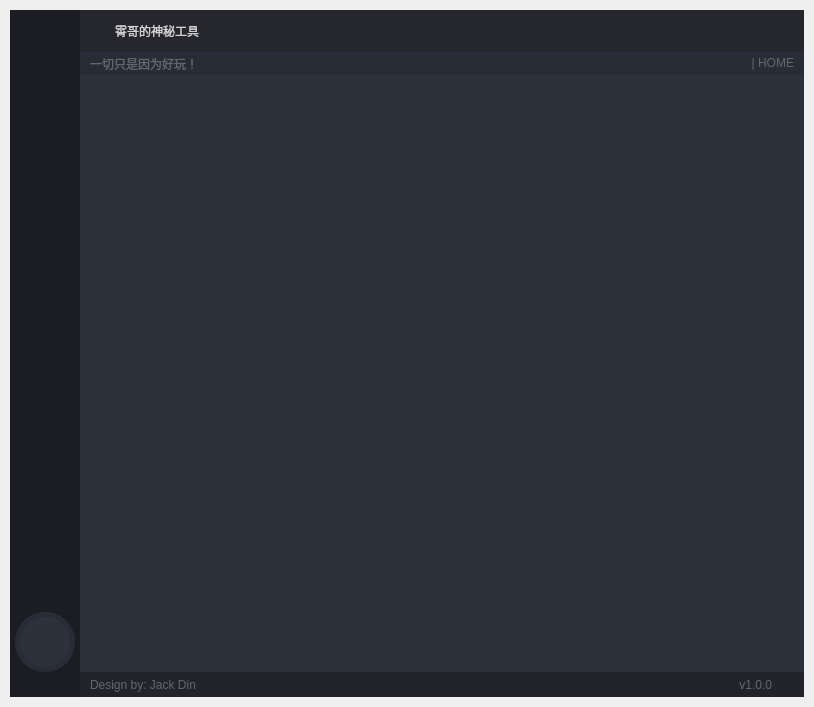
<?xml version="1.0" encoding="UTF-8"?>
<ui version="4.0">
 <class>MainWindow</class>
 <widget class="QMainWindow" name="MainWindow">
  <property name="geometry">
   <rect>
    <x>0</x>
    <y>0</y>
    <width>814</width>
    <height>707</height>
   </rect>
  </property>
  <property name="windowTitle">
   <string>霄哥的神秘工具</string>
  </property>
  <property name="windowIcon">
   <iconset resource="dx_rc.qrc">
    <normaloff>:/images/images/me.png</normaloff>:/images/images/me.png</iconset>
  </property>
  <widget class="QWidget" name="centralwidget">
   <property name="styleSheet">
    <string notr="true">background: transparent;
color: rgb(210, 210, 210);</string>
   </property>
   <layout class="QVBoxLayout" name="verticalLayout_5">
    <property name="spacing">
     <number>0</number>
    </property>
    <property name="leftMargin">
     <number>10</number>
    </property>
    <property name="topMargin">
     <number>10</number>
    </property>
    <property name="rightMargin">
     <number>10</number>
    </property>
    <property name="bottomMargin">
     <number>10</number>
    </property>
    <item>
     <widget class="QFrame" name="frame_main">
      <property name="frameShape">
       <enum>QFrame::NoFrame</enum>
      </property>
      <property name="frameShadow">
       <enum>QFrame::Raised</enum>
      </property>
      <layout class="QVBoxLayout" name="verticalLayout_2">
       <property name="spacing">
        <number>0</number>
       </property>
       <property name="leftMargin">
        <number>0</number>
       </property>
       <property name="topMargin">
        <number>0</number>
       </property>
       <property name="rightMargin">
        <number>0</number>
       </property>
       <property name="bottomMargin">
        <number>0</number>
       </property>
       <item>
        <widget class="QFrame" name="frame_top">
         <property name="minimumSize">
          <size>
           <width>0</width>
           <height>65</height>
          </size>
         </property>
         <property name="maximumSize">
          <size>
           <width>16777215</width>
           <height>65</height>
          </size>
         </property>
         <property name="styleSheet">
          <string notr="true">background-color: transparent;</string>
         </property>
         <property name="frameShape">
          <enum>QFrame::NoFrame</enum>
         </property>
         <property name="frameShadow">
          <enum>QFrame::Raised</enum>
         </property>
         <layout class="QHBoxLayout" name="horizontalLayout_3">
          <property name="spacing">
           <number>0</number>
          </property>
          <property name="leftMargin">
           <number>0</number>
          </property>
          <property name="topMargin">
           <number>0</number>
          </property>
          <property name="rightMargin">
           <number>0</number>
          </property>
          <property name="bottomMargin">
           <number>0</number>
          </property>
          <item>
           <widget class="QFrame" name="frame_toggle">
            <property name="maximumSize">
             <size>
              <width>70</width>
              <height>16777215</height>
             </size>
            </property>
            <property name="styleSheet">
             <string notr="true">background-color: rgb(27, 29, 35);</string>
            </property>
            <property name="frameShape">
             <enum>QFrame::NoFrame</enum>
            </property>
            <property name="frameShadow">
             <enum>QFrame::Raised</enum>
            </property>
            <layout class="QVBoxLayout" name="verticalLayout_3">
             <property name="spacing">
              <number>0</number>
             </property>
             <property name="leftMargin">
              <number>0</number>
             </property>
             <property name="topMargin">
              <number>0</number>
             </property>
             <property name="rightMargin">
              <number>0</number>
             </property>
             <property name="bottomMargin">
              <number>0</number>
             </property>
             <item>
              <widget class="QPushButton" name="btn_toggle_menu">
               <property name="sizePolicy">
                <sizepolicy hsizetype="Expanding" vsizetype="Expanding">
                 <horstretch>0</horstretch>
                 <verstretch>0</verstretch>
                </sizepolicy>
               </property>
               <property name="styleSheet">
                <string notr="true">QPushButton {
	background-image: url(:/images_icons_20/images/icons/20x20/cil-menu.png);
	background-position: center;
	background-repeat: no-reperat;
	border: none;
	background-color: rgb(27, 29, 35);
}
QPushButton:hover {
	background-color: rgb(33, 37, 43);
}
QPushButton:pressed {	
	background-color: rgb(85, 170, 255);
}</string>
               </property>
               <property name="text">
                <string/>
               </property>
              </widget>
             </item>
            </layout>
           </widget>
          </item>
          <item>
           <widget class="QFrame" name="frame_top_right">
            <property name="styleSheet">
             <string notr="true">background: transparent;</string>
            </property>
            <property name="frameShape">
             <enum>QFrame::NoFrame</enum>
            </property>
            <property name="frameShadow">
             <enum>QFrame::Raised</enum>
            </property>
            <layout class="QVBoxLayout" name="verticalLayout">
             <property name="spacing">
              <number>0</number>
             </property>
             <property name="leftMargin">
              <number>0</number>
             </property>
             <property name="topMargin">
              <number>0</number>
             </property>
             <property name="rightMargin">
              <number>0</number>
             </property>
             <property name="bottomMargin">
              <number>0</number>
             </property>
             <item>
              <widget class="QFrame" name="frame_top_btns">
               <property name="maximumSize">
                <size>
                 <width>16777215</width>
                 <height>42</height>
                </size>
               </property>
               <property name="styleSheet">
                <string notr="true">background-color: rgba(27, 29, 35, 200)</string>
               </property>
               <property name="frameShape">
                <enum>QFrame::NoFrame</enum>
               </property>
               <property name="frameShadow">
                <enum>QFrame::Raised</enum>
               </property>
               <layout class="QHBoxLayout" name="horizontalLayout_4">
                <property name="spacing">
                 <number>0</number>
                </property>
                <property name="leftMargin">
                 <number>0</number>
                </property>
                <property name="topMargin">
                 <number>0</number>
                </property>
                <property name="rightMargin">
                 <number>0</number>
                </property>
                <property name="bottomMargin">
                 <number>0</number>
                </property>
                <item>
                 <widget class="QFrame" name="frame_label_top_btns">
                  <property name="sizePolicy">
                   <sizepolicy hsizetype="Expanding" vsizetype="Preferred">
                    <horstretch>0</horstretch>
                    <verstretch>0</verstretch>
                   </sizepolicy>
                  </property>
                  <property name="frameShape">
                   <enum>QFrame::NoFrame</enum>
                  </property>
                  <property name="frameShadow">
                   <enum>QFrame::Raised</enum>
                  </property>
                  <layout class="QHBoxLayout" name="horizontalLayout_6">
                   <property name="spacing">
                    <number>0</number>
                   </property>
                   <property name="leftMargin">
                    <number>5</number>
                   </property>
                   <property name="topMargin">
                    <number>0</number>
                   </property>
                   <property name="rightMargin">
                    <number>10</number>
                   </property>
                   <property name="bottomMargin">
                    <number>0</number>
                   </property>
                   <item>
                    <widget class="QFrame" name="frame">
                     <property name="maximumSize">
                      <size>
                       <width>30</width>
                       <height>30</height>
                      </size>
                     </property>
                     <property name="styleSheet">
                      <string notr="true">background: transparent;
background-image: url(:/images_icons_20/images/icons/20x20/cil-3d.png);
background-position: center;
background-repeat: no-repeat;</string>
                     </property>
                     <property name="frameShape">
                      <enum>QFrame::StyledPanel</enum>
                     </property>
                     <property name="frameShadow">
                      <enum>QFrame::Raised</enum>
                     </property>
                    </widget>
                   </item>
                   <item>
                    <widget class="QLabel" name="label">
                     <property name="styleSheet">
                      <string notr="true">background: transparent;</string>
                     </property>
                     <property name="text">
                      <string>霄哥的神秘工具</string>
                     </property>
                    </widget>
                   </item>
                  </layout>
                 </widget>
                </item>
                <item>
                 <widget class="QFrame" name="frame_btns_right">
                  <property name="sizePolicy">
                   <sizepolicy hsizetype="Expanding" vsizetype="Preferred">
                    <horstretch>0</horstretch>
                    <verstretch>0</verstretch>
                   </sizepolicy>
                  </property>
                  <property name="maximumSize">
                   <size>
                    <width>120</width>
                    <height>16777215</height>
                   </size>
                  </property>
                  <property name="frameShape">
                   <enum>QFrame::NoFrame</enum>
                  </property>
                  <property name="frameShadow">
                   <enum>QFrame::Raised</enum>
                  </property>
                  <layout class="QHBoxLayout" name="horizontalLayout_5">
                   <property name="spacing">
                    <number>0</number>
                   </property>
                   <property name="leftMargin">
                    <number>0</number>
                   </property>
                   <property name="topMargin">
                    <number>0</number>
                   </property>
                   <property name="rightMargin">
                    <number>0</number>
                   </property>
                   <property name="bottomMargin">
                    <number>0</number>
                   </property>
                   <item>
                    <widget class="QPushButton" name="btn_minimize">
                     <property name="sizePolicy">
                      <sizepolicy hsizetype="Minimum" vsizetype="Expanding">
                       <horstretch>0</horstretch>
                       <verstretch>0</verstretch>
                      </sizepolicy>
                     </property>
                     <property name="minimumSize">
                      <size>
                       <width>40</width>
                       <height>0</height>
                      </size>
                     </property>
                     <property name="maximumSize">
                      <size>
                       <width>40</width>
                       <height>16777215</height>
                      </size>
                     </property>
                     <property name="styleSheet">
                      <string notr="true">QPushButton {	
	border: none;
	background-color: transparent;
}
QPushButton:hover {
	background-color: rgb(52, 59, 72);
}
QPushButton:pressed {	
	background-color: rgb(85, 170, 255);
}</string>
                     </property>
                     <property name="text">
                      <string/>
                     </property>
                     <property name="icon">
                      <iconset resource="dx_rc.qrc">
                       <normaloff>:/images_icons_20/images/icons/20x20/cil-minus.png</normaloff>:/images_icons_20/images/icons/20x20/cil-minus.png</iconset>
                     </property>
                    </widget>
                   </item>
                   <item>
                    <widget class="QPushButton" name="btn_maximize_restore">
                     <property name="sizePolicy">
                      <sizepolicy hsizetype="Minimum" vsizetype="Expanding">
                       <horstretch>0</horstretch>
                       <verstretch>0</verstretch>
                      </sizepolicy>
                     </property>
                     <property name="minimumSize">
                      <size>
                       <width>40</width>
                       <height>0</height>
                      </size>
                     </property>
                     <property name="maximumSize">
                      <size>
                       <width>40</width>
                       <height>16777215</height>
                      </size>
                     </property>
                     <property name="styleSheet">
                      <string notr="true">QPushButton {	
	border: none;
	background-color: transparent;
}
QPushButton:hover {
	background-color: rgb(52, 59, 72);
}
QPushButton:pressed {	
	background-color: rgb(85, 170, 255);
}</string>
                     </property>
                     <property name="text">
                      <string/>
                     </property>
                     <property name="icon">
                      <iconset resource="dx_rc.qrc">
                       <normaloff>:/images_icons_20/images/icons/20x20/cil-window-maximize.png</normaloff>:/images_icons_20/images/icons/20x20/cil-window-maximize.png</iconset>
                     </property>
                    </widget>
                   </item>
                   <item>
                    <widget class="QPushButton" name="btn_close">
                     <property name="sizePolicy">
                      <sizepolicy hsizetype="Minimum" vsizetype="Expanding">
                       <horstretch>0</horstretch>
                       <verstretch>0</verstretch>
                      </sizepolicy>
                     </property>
                     <property name="minimumSize">
                      <size>
                       <width>40</width>
                       <height>0</height>
                      </size>
                     </property>
                     <property name="maximumSize">
                      <size>
                       <width>40</width>
                       <height>16777215</height>
                      </size>
                     </property>
                     <property name="styleSheet">
                      <string notr="true">QPushButton {	
	border: none;
	background-color: transparent;
}
QPushButton:hover {
	background-color: rgb(52, 59, 72);
}
QPushButton:pressed {	
	background-color: rgb(85, 170, 255);
}</string>
                     </property>
                     <property name="text">
                      <string/>
                     </property>
                     <property name="icon">
                      <iconset resource="dx_rc.qrc">
                       <normaloff>:/images_icons_20/images/icons/20x20/cil-x.png</normaloff>:/images_icons_20/images/icons/20x20/cil-x.png</iconset>
                     </property>
                    </widget>
                   </item>
                  </layout>
                 </widget>
                </item>
               </layout>
              </widget>
             </item>
             <item>
              <widget class="QFrame" name="frame_top_info">
               <property name="maximumSize">
                <size>
                 <width>16777215</width>
                 <height>65</height>
                </size>
               </property>
               <property name="styleSheet">
                <string notr="true">background-color: rgb(39, 44, 54);</string>
               </property>
               <property name="frameShape">
                <enum>QFrame::NoFrame</enum>
               </property>
               <property name="frameShadow">
                <enum>QFrame::Raised</enum>
               </property>
               <layout class="QHBoxLayout" name="horizontalLayout">
                <property name="spacing">
                 <number>0</number>
                </property>
                <property name="leftMargin">
                 <number>10</number>
                </property>
                <property name="topMargin">
                 <number>0</number>
                </property>
                <property name="rightMargin">
                 <number>10</number>
                </property>
                <property name="bottomMargin">
                 <number>0</number>
                </property>
                <item>
                 <widget class="QLabel" name="label_top_info_1">
                  <property name="maximumSize">
                   <size>
                    <width>16777215</width>
                    <height>15</height>
                   </size>
                  </property>
                  <property name="styleSheet">
                   <string notr="true">color: rgb(98, 103, 111); </string>
                  </property>
                  <property name="text">
                   <string>一切只是因为好玩！</string>
                  </property>
                 </widget>
                </item>
                <item>
                 <widget class="QLabel" name="label_top_info_2">
                  <property name="maximumSize">
                   <size>
                    <width>250</width>
                    <height>20</height>
                   </size>
                  </property>
                  <property name="styleSheet">
                   <string notr="true">color: rgb(98, 103, 111);</string>
                  </property>
                  <property name="text">
                   <string>| HOME</string>
                  </property>
                  <property name="alignment">
                   <set>Qt::AlignRight|Qt::AlignTrailing|Qt::AlignVCenter</set>
                  </property>
                 </widget>
                </item>
               </layout>
              </widget>
             </item>
            </layout>
           </widget>
          </item>
         </layout>
        </widget>
       </item>
       <item>
        <widget class="QFrame" name="frame_center">
         <property name="sizePolicy">
          <sizepolicy hsizetype="Expanding" vsizetype="Expanding">
           <horstretch>0</horstretch>
           <verstretch>0</verstretch>
          </sizepolicy>
         </property>
         <property name="styleSheet">
          <string notr="true">background-color: rgb(40, 44, 52);</string>
         </property>
         <property name="frameShape">
          <enum>QFrame::NoFrame</enum>
         </property>
         <property name="frameShadow">
          <enum>QFrame::Raised</enum>
         </property>
         <layout class="QHBoxLayout" name="horizontalLayout_2">
          <property name="spacing">
           <number>0</number>
          </property>
          <property name="leftMargin">
           <number>0</number>
          </property>
          <property name="topMargin">
           <number>0</number>
          </property>
          <property name="rightMargin">
           <number>0</number>
          </property>
          <property name="bottomMargin">
           <number>0</number>
          </property>
          <item>
           <widget class="QFrame" name="frame_left_menu">
            <property name="minimumSize">
             <size>
              <width>70</width>
              <height>0</height>
             </size>
            </property>
            <property name="maximumSize">
             <size>
              <width>70</width>
              <height>16777215</height>
             </size>
            </property>
            <property name="styleSheet">
             <string notr="true">background-color: rgb(27, 29, 35);</string>
            </property>
            <property name="frameShape">
             <enum>QFrame::NoFrame</enum>
            </property>
            <property name="frameShadow">
             <enum>QFrame::Raised</enum>
            </property>
            <layout class="QVBoxLayout" name="verticalLayout_4" stretch="0,0">
             <property name="spacing">
              <number>1</number>
             </property>
             <property name="leftMargin">
              <number>0</number>
             </property>
             <property name="topMargin">
              <number>0</number>
             </property>
             <property name="rightMargin">
              <number>0</number>
             </property>
             <property name="bottomMargin">
              <number>0</number>
             </property>
             <item>
              <widget class="QFrame" name="frame_menus">
               <property name="frameShape">
                <enum>QFrame::NoFrame</enum>
               </property>
               <property name="frameShadow">
                <enum>QFrame::Raised</enum>
               </property>
               <layout class="QVBoxLayout" name="verticalLayout_8">
                <property name="spacing">
                 <number>0</number>
                </property>
                <property name="leftMargin">
                 <number>0</number>
                </property>
                <property name="topMargin">
                 <number>0</number>
                </property>
                <property name="rightMargin">
                 <number>0</number>
                </property>
                <property name="bottomMargin">
                 <number>0</number>
                </property>
               </layout>
              </widget>
             </item>
             <item>
              <widget class="QFrame" name="frame_extra_menus">
               <property name="maximumSize">
                <size>
                 <width>16777215</width>
                 <height>85</height>
                </size>
               </property>
               <property name="frameShape">
                <enum>QFrame::NoFrame</enum>
               </property>
               <property name="frameShadow">
                <enum>QFrame::Raised</enum>
               </property>
               <layout class="QHBoxLayout" name="horizontalLayout_9">
                <property name="spacing">
                 <number>10</number>
                </property>
                <property name="leftMargin">
                 <number>0</number>
                </property>
                <property name="topMargin">
                 <number>0</number>
                </property>
                <property name="rightMargin">
                 <number>0</number>
                </property>
                <property name="bottomMargin">
                 <number>25</number>
                </property>
                <item>
                 <widget class="QLabel" name="label_user_icon">
                  <property name="sizePolicy">
                   <sizepolicy hsizetype="Maximum" vsizetype="Maximum">
                    <horstretch>0</horstretch>
                    <verstretch>0</verstretch>
                   </sizepolicy>
                  </property>
                  <property name="minimumSize">
                   <size>
                    <width>60</width>
                    <height>60</height>
                   </size>
                  </property>
                  <property name="maximumSize">
                   <size>
                    <width>60</width>
                    <height>60</height>
                   </size>
                  </property>
                  <property name="styleSheet">
                   <string notr="true">QLabel {
	border-radius: 30px;
	background-color: rgb(44, 49, 60);
	border: 5px solid rgb(39, 44, 54);
	background-position: center;
	background-repeat: no-repeat;
	background-image: url(:/images/images/me.png);
}</string>
                  </property>
                  <property name="text">
                   <string/>
                  </property>
                  <property name="alignment">
                   <set>Qt::AlignCenter</set>
                  </property>
                 </widget>
                </item>
               </layout>
              </widget>
             </item>
            </layout>
           </widget>
          </item>
          <item>
           <widget class="QFrame" name="frame_content_right">
            <property name="styleSheet">
             <string notr="true">background-color: rgb(44, 49, 60);</string>
            </property>
            <property name="frameShape">
             <enum>QFrame::NoFrame</enum>
            </property>
            <property name="frameShadow">
             <enum>QFrame::Raised</enum>
            </property>
            <layout class="QVBoxLayout" name="verticalLayout_6">
             <property name="spacing">
              <number>0</number>
             </property>
             <property name="leftMargin">
              <number>0</number>
             </property>
             <property name="topMargin">
              <number>0</number>
             </property>
             <property name="rightMargin">
              <number>0</number>
             </property>
             <property name="bottomMargin">
              <number>0</number>
             </property>
             <item>
              <widget class="QFrame" name="frame_content">
               <property name="maximumSize">
                <size>
                 <width>16777215</width>
                 <height>16777215</height>
                </size>
               </property>
               <property name="frameShape">
                <enum>QFrame::NoFrame</enum>
               </property>
               <property name="frameShadow">
                <enum>QFrame::Raised</enum>
               </property>
               <layout class="QVBoxLayout" name="verticalLayout_7">
                <property name="spacing">
                 <number>0</number>
                </property>
                <property name="leftMargin">
                 <number>5</number>
                </property>
                <property name="topMargin">
                 <number>5</number>
                </property>
                <property name="rightMargin">
                 <number>5</number>
                </property>
                <property name="bottomMargin">
                 <number>5</number>
                </property>
               </layout>
              </widget>
             </item>
             <item>
              <widget class="QFrame" name="frame_grip">
               <property name="maximumSize">
                <size>
                 <width>16777215</width>
                 <height>25</height>
                </size>
               </property>
               <property name="styleSheet">
                <string notr="true">background-color: rgb(33, 37, 43);</string>
               </property>
               <property name="frameShape">
                <enum>QFrame::NoFrame</enum>
               </property>
               <property name="frameShadow">
                <enum>QFrame::Raised</enum>
               </property>
               <layout class="QHBoxLayout" name="horizontalLayout_7">
                <property name="spacing">
                 <number>0</number>
                </property>
                <property name="leftMargin">
                 <number>0</number>
                </property>
                <property name="topMargin">
                 <number>0</number>
                </property>
                <property name="rightMargin">
                 <number>2</number>
                </property>
                <property name="bottomMargin">
                 <number>0</number>
                </property>
                <item>
                 <widget class="QFrame" name="frame_label_bottom">
                  <property name="frameShape">
                   <enum>QFrame::NoFrame</enum>
                  </property>
                  <property name="frameShadow">
                   <enum>QFrame::Raised</enum>
                  </property>
                  <layout class="QHBoxLayout" name="horizontalLayout_8">
                   <property name="spacing">
                    <number>0</number>
                   </property>
                   <property name="leftMargin">
                    <number>10</number>
                   </property>
                   <property name="topMargin">
                    <number>0</number>
                   </property>
                   <property name="rightMargin">
                    <number>10</number>
                   </property>
                   <property name="bottomMargin">
                    <number>0</number>
                   </property>
                   <item>
                    <widget class="QLabel" name="label_credits">
                     <property name="maximumSize">
                      <size>
                       <width>16777215</width>
                       <height>16777215</height>
                      </size>
                     </property>
                     <property name="styleSheet">
                      <string notr="true">color: rgb(98, 103, 111);</string>
                     </property>
                     <property name="text">
                      <string>Design by: Jack Din</string>
                     </property>
                    </widget>
                   </item>
                   <item>
                    <widget class="QLabel" name="label_version">
                     <property name="maximumSize">
                      <size>
                       <width>100</width>
                       <height>16777215</height>
                      </size>
                     </property>
                     <property name="styleSheet">
                      <string notr="true">color: rgb(98, 103, 111);</string>
                     </property>
                     <property name="text">
                      <string>v1.0.0</string>
                     </property>
                     <property name="alignment">
                      <set>Qt::AlignRight|Qt::AlignTrailing|Qt::AlignVCenter</set>
                     </property>
                    </widget>
                   </item>
                  </layout>
                 </widget>
                </item>
                <item>
                 <widget class="QFrame" name="frame_size_grip">
                  <property name="maximumSize">
                   <size>
                    <width>20</width>
                    <height>20</height>
                   </size>
                  </property>
                  <property name="styleSheet">
                   <string notr="true">background: transparent;
background-image: url(:/images_icons_20/images/icons/20x20/cil-link-broken.png);
background-position: center;
background-repeat: no-repeat;</string>
                  </property>
                  <property name="frameShape">
                   <enum>QFrame::NoFrame</enum>
                  </property>
                  <property name="frameShadow">
                   <enum>QFrame::Raised</enum>
                  </property>
                 </widget>
                </item>
               </layout>
              </widget>
             </item>
            </layout>
           </widget>
          </item>
         </layout>
        </widget>
       </item>
      </layout>
     </widget>
    </item>
   </layout>
  </widget>
 </widget>
 <resources>
  <include location="dx_rc.qrc"/>
 </resources>
 <connections/>
</ui>
